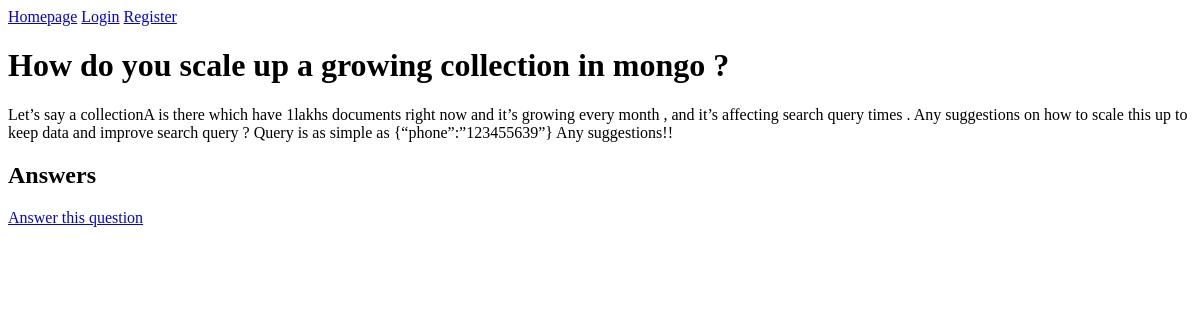
Screenshot of /question/1/ with the database file from the repository.
### questions/models.py (models this page shows, shortened)
class Question(models.Model):
    title = models.CharField(max_length=200)
    description = models.TextField()
    user = models.ForeignKey(User, on_delete=models.CASCADE)
    created_at = models.DateTimeField(auto_now_add=True)

### questions/views.py (the view)
# urls.py: path('question/<int:question_id>/', views.question_detail, name='question_detail'),
def question_detail(request, question_id):
    question = get_object_or_404(Question, pk=question_id)
    answers = Answer.objects.filter(question=question).order_by('-created_at')
    return render(request, 'questions/question_detail.html', {'question': question, 'answers': answers})

### questions/templates/questions/question_detail.html (shortened to what this page needs)
{% extends 'base.html' %}
{% block content %}
    <h1>{{ question.title }}</h1>
    <p>{{ question.description }}</p>
    <h2>Answers</h2>
    <a href="{% url 'answer_question' question.id %}">Answer this question</a>
{% endblock %}

### questions/templates/base.html (shortened to what this page needs)
{% load static %}
<!DOCTYPE html>
<html>
<head>
    <link rel="stylesheet" href="{% static 'css/styles.css' %}">
</head>
<body>
    <nav>
        <a href="{% url 'index' %}">Homepage</a>
        {% if not user.is_authenticated %}
            <a href="{% url 'login' %}">Login</a>
            <a href="{% url 'register' %}">Register</a>
        {% endif %}
    </nav>
    <main>
        {% block content %}
        {% endblock %}
    </main>
</body>
</html>

### rows the page displays
Question: title "How do you scale up a growing collection in mongo ?", description "Let’s say a collectionA is there which have 1lakhs documents right now and it’s growing every month , and it’s affecting search query times . Any suggestions on how to scale this up to keep data and improve search query ? Query is as simple as {“phone”:”123455639”} Any suggestions!!"
